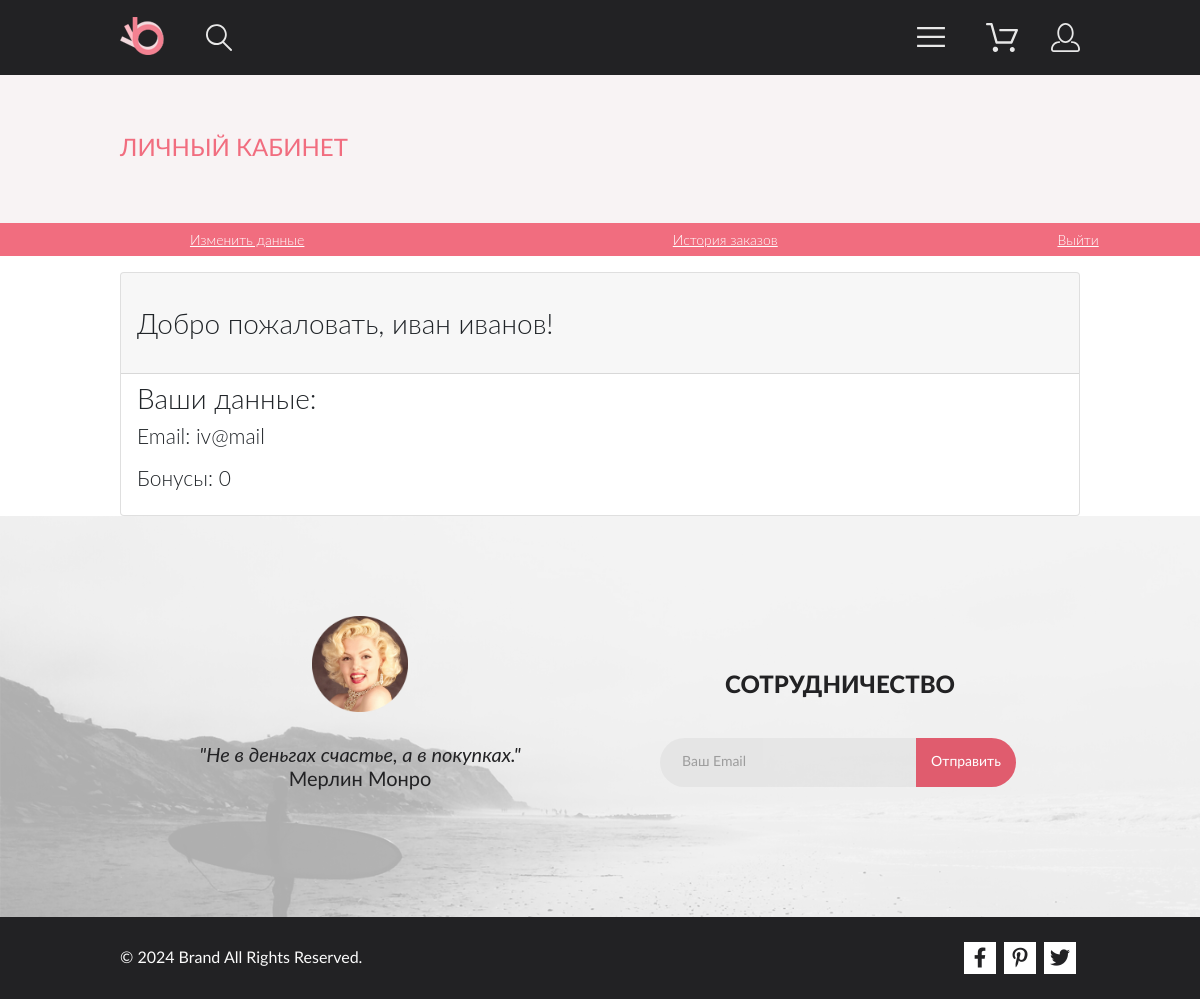
The app's page /profile (signed in) with its own data.
### models.py (models this page shows, shortened)
class User(db.Model):
    id = db.Column(db.Integer, primary_key=True)
    first_name = db.Column(db.String(50), nullable=False)
    last_name = db.Column(db.String(50), nullable=False)
    email = db.Column(db.String(120), unique=True, nullable=False)
    password_hash = db.Column(db.String(128), nullable=False)
    bonuses = db.Column(db.Integer, nullable=False, default=0)
    orders = db.relationship('Order', backref='user', lazy=True)

### main.py (the view)
@app.route('/profile')
def profile():
    if 'user_id' not in session:
        flash('You need to be logged in to view this page')
        return redirect(url_for('login'))
    user = User.query.get(session['user_id'])
    if not user:
        flash('User not found')
        return redirect(url_for('login'))
    return render_template('profile.html', user=user)

### templates/profile.html (shortened to what this page needs)
{% extends 'base.html' %}
{% block body %}
<main class="main">
    <section class="heading">
        <h2 class="heading__heading container">Личный кабинет</h2>
    </section>
    <section>
        <div class="menu">
	<ul>
		<li><a href="/edit_profile">Изменить данные</a></li>
		<li><a href="/order_history">История заказов</a></li>
		<li><a href="/logout" style="color:white">Выйти</a></li>
	</ul>
    </section>
    <section class="account container">
        <div class="card mt-3">
            <div class="card-header">
                <p style="font-size: 2em; ; line-height: 300%">Добро пожаловать, {{ user.first_name }} {{ user.last_name }}!</p>
            </div>
            <div class="card-body">
                <h1 class="card-title" style="font-size: 2em">Ваши данные:</h1>
                <p class="card-text" style="font-size: 1.5em; line-height: 200%;">Email: {{ user.email }}</p>
                <p class="card-text" style="font-size: 1.5em; line-height: 200%">Бонусы: {{ user.bonuses }}</p>
            </div>
        </div>
    </section>
</main>
{% endblock %}

### records on screen
User: first_name "иван", last_name "иванов", email "iv@mail", bonuses "0"
